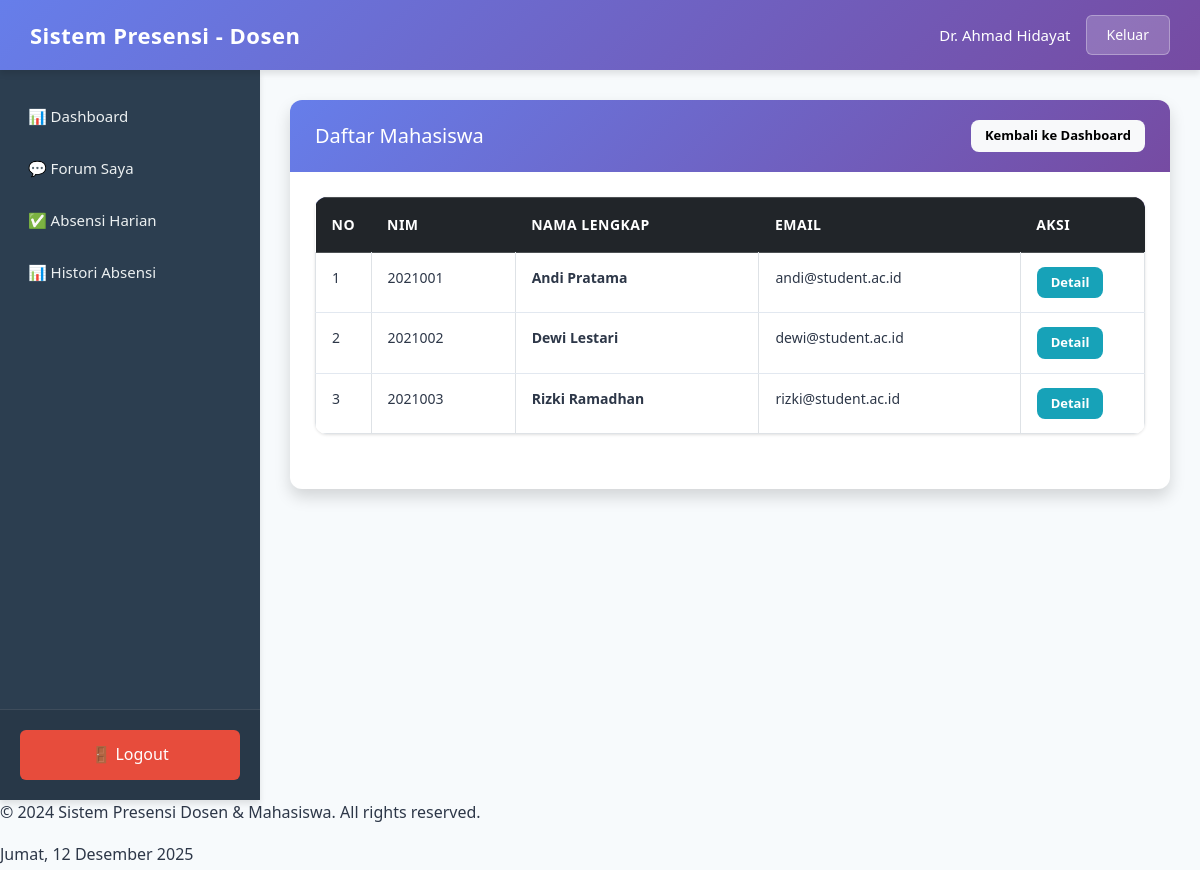
The page /dosen/kelola_mahasiswa.php (signed in) on the database its author committed.
### tables this page shows
CREATE TABLE users (
    id INT AUTO_INCREMENT PRIMARY KEY,
    username VARCHAR(50) NOT NULL UNIQUE,
    password VARCHAR(255) NOT NULL,
    nama_lengkap VARCHAR(100) NOT NULL,
    email VARCHAR(100),
    nim_nip VARCHAR(20),
    role ENUM('admin', 'dosen', 'mahasiswa') NOT NULL,
    created_at TIMESTAMP DEFAULT CURRENT_TIMESTAMP
);

### dosen/kelola_mahasiswa.php (the view, shortened to what this page needs)
<?php
require_once __DIR__ . '/../config.php';
$query = "SELECT * FROM users WHERE role = 'mahasiswa' ORDER BY nama_lengkap ASC";
$result = mysqli_query($conn, $query);
include __DIR__ . '/../includes/header.php';
?>
<main class="app-main">
<div class="container-fluid">
    <div class="card shadow">
        <div class="card-header bg-primary text-white d-flex justify-content-between align-items-center">
            <h5 class="mb-0">Daftar Mahasiswa</h5>
            <a href="dashboard.php" class="btn btn-light btn-sm">Kembali ke Dashboard</a>
        </div>
        <div class="card-body">
            <div class="table-responsive">
                <table class="table table-bordered table-hover">
                    <thead class="table-dark">
                        <tr>
                            <th width="5%">No</th>
                            <th>NIM</th>
                            <th>Nama Lengkap</th>
                            <th>Email</th>
                            <th width="15%">Aksi</th>
                        </tr>
                    </thead>
                    <tbody>
                        <?php if(mysqli_num_rows($result) > 0): ?>
                            <?php $no=1; while($row = mysqli_fetch_assoc($result)): ?>
                            <tr>
                                <td><?= $no++; ?></td>
                                <td><?= $row['nim_nip']; ?></td>
                                <td><strong><?= $row['nama_lengkap']; ?></strong></td>
                                <td><?= $row['email']; ?></td>
                                <td>
                                    <a href="#" class="btn btn-sm btn-info text-white">Detail</a>
                                </td>
                            </tr>
                            <?php endwhile; ?>
                        <?php else: ?>
                            <tr>
                                <td colspan="5" class="text-center text-muted">Belum ada data mahasiswa.</td>
                            </tr>
                        <?php endif; ?>
                    </tbody>
                </table>
            </div>
        </div>
    </div>
</div>
</main>
<?php include __DIR__ . '/../includes/footer.php'; ?>

### assets/css/style.css (style rules this page uses)
:root { --primary-gradient-start: #667eea; --primary-gradient-end: #764ba2; --sidebar-bg: #2c3e50; --sidebar-active: #34495e; --text-dark: #2d3748; --text-light: #718096; --border-color: #e2e8f0; --shadow-sm: 0 1px 3px rgba(0, 0, 0, 0.12); --shadow-md: 0 4px 6px rgba(0, 0, 0, 0.1); --shadow-lg: 0 10px 15px rgba(0, 0, 0, 0.1); --transition: all 0.3s ease; }
* { margin: 0; padding: 0; box-sizing: border-box; }
body { font-family: 'Segoe UI', Tahoma, Geneva, Verdana, sans-serif; background: #f7fafc; color: var(--text-dark); line-height: 1.6; min-height: 100vh; }
.app-main { margin-left: 260px; margin-top: 70px; padding: 30px; min-height: calc(100vh - 70px); background: #f7fafc; }
.container-fluid { max-width: 100%; padding: 0; }
.btn { padding: 12px 24px; font-size: 15px; font-weight: 600; border-radius: 8px; border: none; cursor: pointer; transition: var(--transition); text-decoration: none; display: inline-block; text-align: center; }
.table-responsive { background: white; border-radius: 12px; box-shadow: var(--shadow-sm); overflow: hidden; margin-bottom: 30px; }
.table { width: 100%; margin: 0; }
.table thead { background: linear-gradient(135deg, var(--primary-gradient-start), var(--primary-gradient-end)); }
.table thead th { color: white; font-weight: 600; padding: 16px; font-size: 14px; text-transform: uppercase; letter-spacing: 0.5px; border: none; }
.table tbody td { padding: 14px 16px; font-size: 14px; color: var(--text-dark); border-bottom: 1px solid var(--border-color); }
.table tbody tr:last-child td { border-bottom: none; }
.card { background: white; border-radius: 12px; box-shadow: var(--shadow-sm); margin-bottom: 24px; border: none; overflow: hidden; }
.card-header { background: linear-gradient(135deg, var(--primary-gradient-start), var(--primary-gradient-end)); color: white; padding: 20px 25px; font-size: 18px; font-weight: 600; border: none; }
.card-body { padding: 25px; }
.btn-sm { padding: 6px 14px; font-size: 13px; }
.btn-info { background: #17a2b8; color: white; }
.d-flex { display: flex; }
.justify-content-between { justify-content: space-between; }
.align-items-center { align-items: center; }

### rows shown on the page
users: nim_nip "2021001", nama_lengkap "Andi Pratama", email "andi@student.ac.id"
users: nim_nip "2021002", nama_lengkap "Dewi Lestari", email "dewi@student.ac.id"
users: nim_nip "2021003", nama_lengkap "Rizki Ramadhan", email "rizki@student.ac.id"

### other values the page prints
$_SESSION['role'] "Dosen"
$_SESSION['nama'] "Dr. Ahmad Hidayat"
